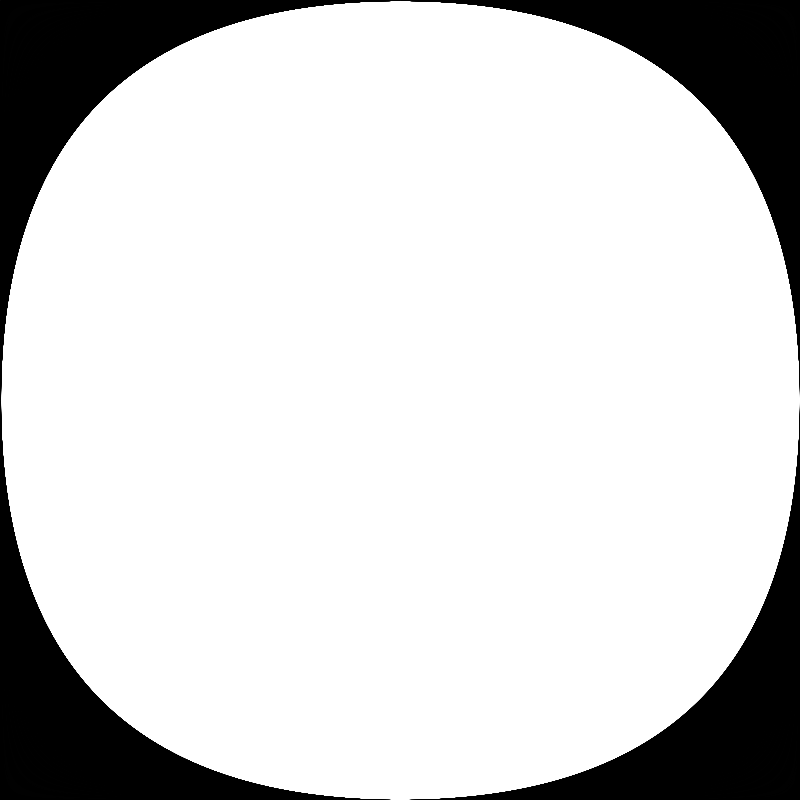
Frame 1 (no input)
Frame 2 (the mouse pressed at the canvas centre, redrawn once): identical to frame 1, image omitted

The Processing sketch that drew this single still picture (run headless with seeded random() and noise(); the mouse was pressed at the canvas centre and the sketch redrawn once):

// Processing sketch: eksapnderende_bokser
// ── eksapnderende_bokser.pde
ArrayList<Boks> bokser = new ArrayList<Boks>();

int s = 10;
int n = 800;//Gode verdier: 10-200, 400, 800
float f;// = width / n;
int margin = 100;//100;

ArrayList<Boks> o = new ArrayList<Boks>();
ArrayList<Boks> u = new ArrayList<Boks>();
ArrayList<Boks> v = new ArrayList<Boks>();
ArrayList<Boks> h = new ArrayList<Boks>();

ArrayList[] arr =  {o, u, v, h};

ArrayList<Boks> kanter = new ArrayList<Boks>();

void setup() {
  size(800, 800);
  //frameRate(60);
  displayDensity(2);
  //pixelDensity(2);
  //fullScreen();
  init();
}


void draw() {
  background(255);
  //init();
  //oppdater();

  //markDups();
  //visAlle();

  //tegnStreker();

  bsOye();

  //linesToPoint(width/2, height/2);

  noLoop();
}

boolean opp = true;

void init() {
  reset();
  if (opp) {
    if (n > 20) {
      opp = false;
    } else {
      n++;
    }
  } else {
    if (n < 2) {
      opp = true;
    } else {
      n--;
    }
  }


  //n = 10;
  f = (height/n);//(height - (2*margin)) / n;
  //s = f;
  //s = height/f;
  //s = ((height - (2*margin))/f)*1;

  float bf = width/n;
  float hf = height/n;


  for (int i = 0; i <= n; i++) {

    //ny.str = f;
    Boks ln = new Boks(0, i * hf);
    ln.farge = color(0, 0, 0);
    bokser.add(ln);
    v.add(ln);

    Boks rn = new Boks(width, i*hf);
    rn.farge = color(0, 0, 255);
    bokser.add(rn);
    h.add(rn);

    Boks ob = new Boks(i*bf, 0);
    ob.farge = color(255, 0, 0);
    bokser.add(ob);
    o.add(ob);

    Boks nb = new Boks(i*bf, height);
    nb.farge = color(0, 255, 0);
    bokser.add(nb);
    u.add(nb);

    if (i == 0 || i == (n - 1)) {
      kanter.add(ln);
      kanter.add(rn);
      kanter.add(ob);
      kanter.add(nb);
    }   
    //for(Boks b : bokser) {b.farge = color(255, 255, 255);}
  }
  
  Boks hjorne = new Boks(width, height);
  bokser.add(hjorne);
}


void linesToPoint(float x, float y) {
  for (Boks b : bokser) {
    line(b.x, b.y, x, y);
  }
}


void reset() {
  bokser.clear();
  for (ArrayList<Boks> l : arr) {
    l.clear();
  }
}
void bsOye()  {

  /*
  line(u.get(0).x, u.get(0).y, o.get(n-1).x, o.get(n-1).y);
   line(o.get(0).x, o.get(0).y, u.get(n-1).x, u.get(n-1).y);
   
   lie(v.get(0).x, v.get(0).y, h.get(n-1).x, h.get(n-1).y);
   */

  for (int i = 1; i < o.size(); i++) {//Boks b : bokser) {
    //stroke(255);

    //stroke(255, 0, 0);
    line(o.get(i/2).x, o.get(i/2).y, v.get((v.size()-i)/2).x, v.get((v.size()-i)/2).y);

    //stroke(0, 255, 0);
    line(u.get((n/2) + i/2).x, u.get((n/2) + i/2).y, h.get((h.size()/2) + i/2 - i + (n/2)).x, h.get((h.size()/2) + i/2 - i + (n/2)).y);


    //stroke(0, 255, 255);     
    line(v.get((n/2) + i/2).x, v.get((n/2) + i/2).y, u.get(((i)/2)).x, u.get(((i)/2)).y);


    
     //stroke(0, 0, 0);
     line(h.get((i/2)).x, h.get(i/2).y, o.get((n/2) + i/2).x, o.get((n/2) + i/2).y);
     

  }

  /*
   for(int i = v.size()/2; i < v.size(); i++) {
   stroke(0, 0, 255); 
   line(v.get(i).x, v.get(i).y, u.get(u.size() - i).x, u.get(u.size() - i).y);
   
   stroke(0, 0, 0);
   line(h.get(n-i).x, h.get(n-i).y, o.get(i).x, o.get(i).y);
   
   }
   */
}

void mousePressed() {
  redraw();
}

void markDups() {
  for (Boks b : bokser) {
    for (Boks c : bokser) {
      if (c.x == b.x && c.y == b.y && c.farge != b.farge) {
        c.farge = color(255, 255, 255);
        b.farge = c.farge;
      }
    }
  }
}


void oppdater() {
  int ranfak = int(random(bokser.size() - 1));
  //ranfak = 1;
  int oek = int(random(10));

  Boks b = bokser.get(ranfak);
  //Boks b = kanter.get(ranfak);

  ArrayList<Boks> lkanter = new ArrayList<Boks>();
  lkanter = (ArrayList) bokser.clone();

  lkanter.remove(ranfak);
  Boks c = null;
  for (Boks check : lkanter) {

    if (check.x == b.x && check.y == b.y) {
      /*
        println("FANT EN MATCH: " + check + " == " + b);
       check.farge = color(255, 255, 255);
       */
      c = check;
      break;
    }
    c = null;
  }
  if (c == null) {
    //y
    if (int(random(2)) == 0) {
      b.y += oek;
    } else {
      b.y -= oek;
    }
    //x
    if (int(random(2)) == 0) {
      b.x += oek;
    } else {
      b.x -= oek;
    }
  } else {
    //y
    if (int(random(2)) == 0) {
      c.y += oek;
      b.y += oek;
    } else {
      c.y -= oek;
      b.y -= oek;
    }
    //x
    if (int(random(2)) == 0) {
      c.x += oek;
      b.x += oek;
    } else {
      c.x -= oek;
      b.x -= oek;
    }
  }
}


void tegnStreker() {
  /*
  for(ArrayList<Boks> l : arr) {
   for(int i = 0; i < l.size() - 1; i++) {
   Boks b = l.get(i);
   Boks neste = l.get(i + 1);
   
   stroke(b.farge);
   
   line(b.x + s/2, b.y + s /2, neste.x + s/2, neste.y + s/2);
   }
   }
   */
  stroke(color(0, 0, 0));
  for (int i = 0; i < bokser.size() - 1; i++) {
    Boks b = bokser.get(i);
    Boks neste = bokser.get(i + 1);



    line(b.x, b.y, neste.x, neste.y);
  }
}

void visAlle() {

  for (Boks b : bokser) {
    b.vis();
  }
}

class Boks {
  float x;// = int(random(width));
  float y;// = int(random(height));
  int str = s;

  color farge;

  Boks(float x, float y) {
    this.x = x;
    this.y = y;
    farge = color(255, 255, 255);
  }

  void vis() {
    fill(farge);
    rect(x, y, s, s);
  }
  @Override
    public String toString() {
    return "<" + x + ", " + y + ">";
  }
}
